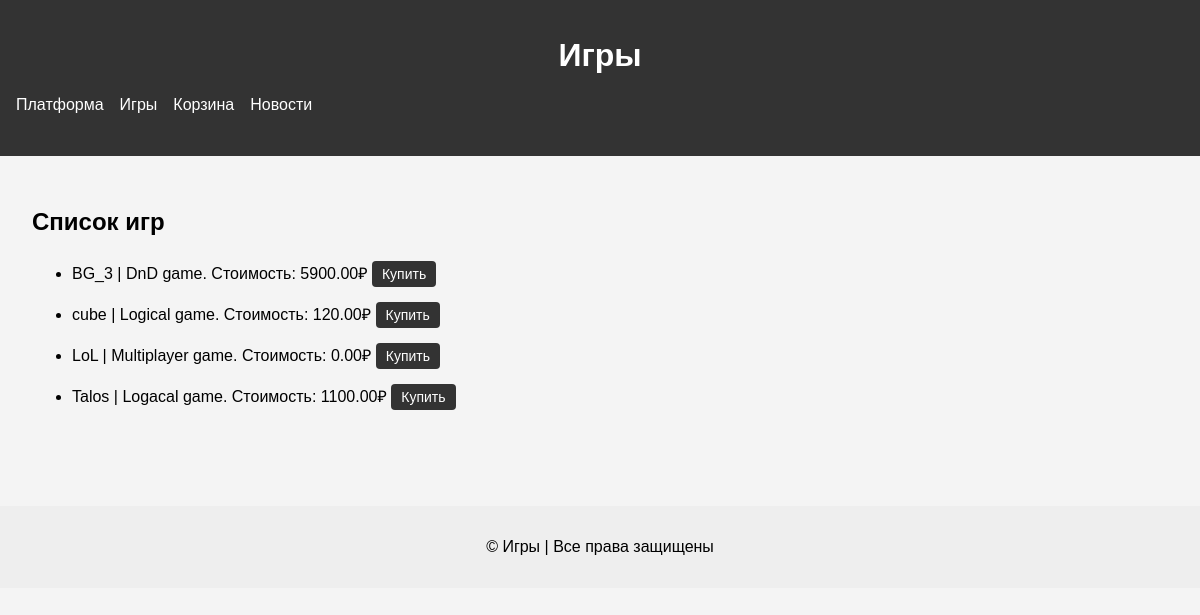
/games/, run on the app's committed database.
### task/models.py (models this page shows)
class Game(models.Model):
    title = models.CharField(max_length=255)
    cost = models.DecimalField(max_digits=10, decimal_places=2)
    size = models.DecimalField(max_digits=6, decimal_places=2)
    description = models.TextField()
    age_limited = models.BooleanField('Buyer',default=False, blank=True)
    buyer = models.ManyToManyField('Buyer', related_name='games', blank=True)
    def __str__(self):
        return self.title
    class Meta:
        verbose_name = 'Игра'
        verbose_name_plural = 'Игры'

### task/views.py (the view)
# urls.py: path('games/', games, name='games'),
def games(request):
    games_list = Game.objects.all()
    context = {
        'title': 'Игры',
        'text': 'Список доступных игр',
        'main_menu': get_main_menu(),
        'games': games_list,
    }
    return render(request, 'task/games.html', context)

### task/views.py (called while the page is built)
def get_main_menu():
    return [
        {'title': 'Платформа', 'url_name': 'platform'},
        {'title': 'Игры', 'url_name': 'games'},
        {'title': 'Корзина', 'url_name': 'cart'},
        {'title': 'Новости', 'url_name': 'news'},
    ]

### templates/task/games.html (shortened to what this page needs)
{% extends 'task/main.html' %}
{% block content %}
<h2 class="section-title">Список игр</h2>
<ul>
    {% for game in games %}
        <li class="game-item">
            {{ game.title }} | {{ game.description }}. Стоимость: {{ game.cost }}₽
            <a href="{% url 'add_to_cart' game %}">
                <button>Купить</button>
            </a>
        </li>
    {% endfor %}
</ul>
{% endblock %}

### templates/task/main.html (style rules this page uses)
body { font-family: Arial, sans-serif; margin: 0; padding: 0; background-color: #f4f4f4; }
button { padding: 5px 10px; background-color: #333; color: white; border: none; border-radius: 4px; cursor: pointer; font-size: 14px; margin-top: 5px; }
ul li { margin-bottom: 10px; }

### data on the page
Game: title "BG_3", description "DnD game", cost "5900.00"
Game: title "cube", description "Logical game", cost "120.00"
Game: title "LoL", description "Multiplayer game", cost "0.00"
Game: title "Talos", description "Logacal game", cost "1100.00"

### other printed values
{{ title }} "Игры"
{{ item.title }} "Платформа" "Игры" "Корзина" "Новости"
